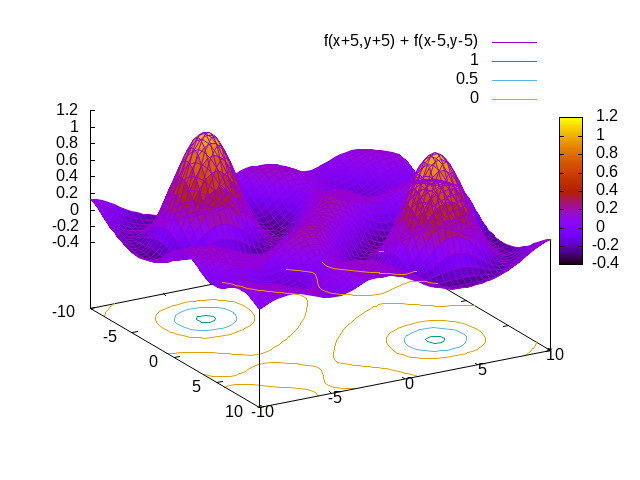

Write the gnuplot code that produced this figure.
#!/usr/bin/gnuplot

set terminal jpeg
set output 'sinc.jpeg'
set contour

set samples 50
set isosamples 50
set pm3d
set surface
set view 60,60,1,1

f(x,y)=sin(sqrt(x*x+y*y))/sqrt(x*x+y*y)
#splot f(x,y)
splot f(x+5,y+5) + f(x-5,y-5)

